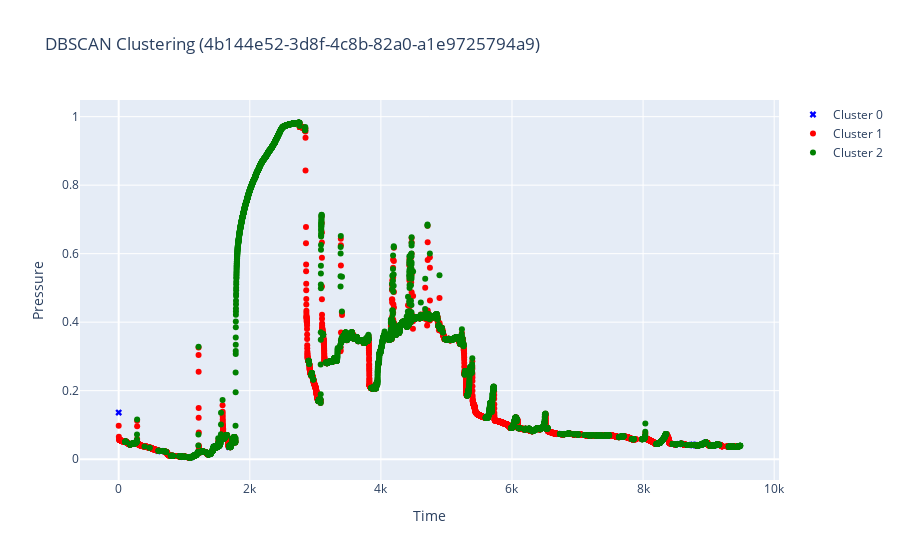

The code cell stored with this chart in its notebook:
### Markdown cell above
## Сырая кластеризация

### Code cell
filename, recovery, drop, clust_df = process_file_without_postfilters(filename, DATA_PATH)
plot_data(clust_df, filename)

### Figure 1 — Plotly figure (JSON) as saved in the notebook; plotly's stock layout.template omitted (floating-point values rounded to 4 significant figures; data arrays with more than 128 entries replaced by an {"elided": "..."} marker saying what was removed)
{"data": [{"marker": {"color": "blue", "size": 6, "symbol": "x"}, "mode": "markers", "name": "Cluster 0", "type": "scatter", "x": [0.0, 600.0, 641.0, 650.7, 982.6, 1109.0, 1393.0, 1454.0, 1537.0, 1683.0, 3211.0, 3218.0, 3231.0, 3684.0, 3687.0, 3717.0, 5610.0, 6702.0, 6767.0, 6774.0, 6949.0, 6950.0, 6952.0, 6953.0, 6961.0, 6998.0, 7008.0, 7013.0, 7204.0, 7206.0, 7263.0, 7265.0, 7269.0, 7295.0, 7322.0, 7326.0, 7327.0, 7331.0, 7333.0, 7343.0, 7345.0, 7347.0, 7350.0, 7379.0, 7380.0, 7681.0, 7686.0, 8493.0, 8545.0, 8585.0, 8739.0, 8756.0, 8759.0, 8766.0, 8769.0, 8793.0, 8801.0, 8953.0, 9094.0, 9159.0], "y": [0.1361, 0.02433, 0.0235, 0.02348, 0.007085, 0.005879, 0.0154, 0.03614, 0.0415, 0.03554, 0.2841, 0.2842, 0.2845, 0.3457, 0.3457, 0.346, 0.1229, 0.07371, 0.0729, 0.07291, 0.07261, 0.07261, 0.07261, 0.07261, 0.07248, 0.07193, 0.07192, 0.07193, 0.06965, 0.06965, 0.06902, 0.06902, 0.06901, 0.06886, 0.06874, 0.06874, 0.06874, 0.06875, 0.06874, 0.06883, 0.06883, 0.06882, 0.06882, 0.06859, 0.06859, 0.06633, 0.06631, 0.04356, 0.04416, 0.04468, 0.04158, 0.04139, 0.0414, 0.04145, 0.04145, 0.04121, 0.04123, 0.04833, 0.04076, 0.04174]}, {"marker": {"color": "red", "size": 6, "symbol": "circle"}, "mode": "markers", "name": "Cluster 1", "type": "scatter", "x": {"elided": "6539 float values"}, "y": {"elided": "6539 float values"}}, {"marker": {"color": "green", "size": 6, "symbol": "circle"}, "mode": "markers", "name": "Cluster 2", "type": "scatter", "x": {"elided": "5733 float values"}, "y": {"elided": "5733 float values"}}], "layout": {"showlegend": true, "title": {"text": "DBSCAN Clustering (4b144e52-3d8f-4c8b-82a0-a1e9725794a9)"}, "xaxis": {"title": {"text": "Time"}}, "yaxis": {"title": {"text": "Pressure"}}}}
